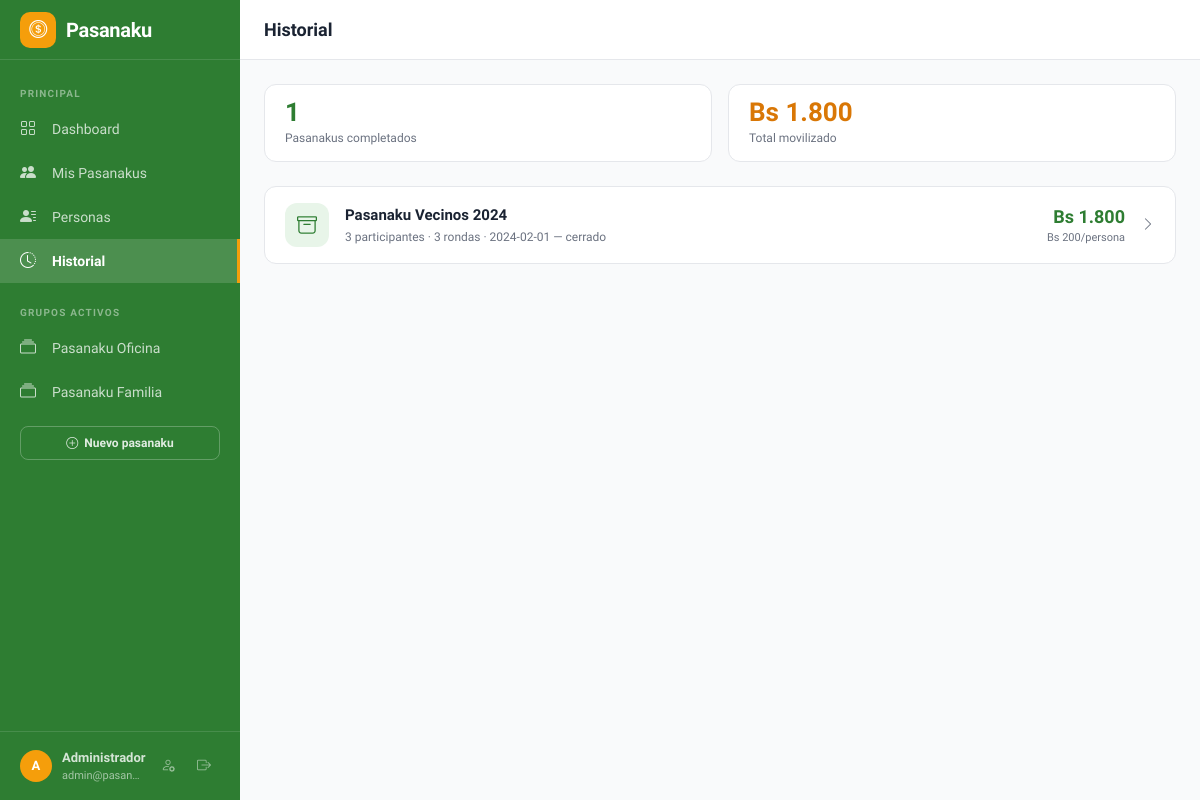
The page /?page=historial (signed in) on the database its author committed.
### tables this page shows
CREATE TABLE IF NOT EXISTS `pasanakus` (
  `id`                  INT PRIMARY KEY AUTO_INCREMENT,
  `nombre`              VARCHAR(255) NOT NULL,
  `monto_contribucion`  DECIMAL(10,2) NOT NULL,
  `periodo`             ENUM('semanal','quincenal','mensual') NOT NULL DEFAULT 'mensual',
  `fecha_inicio`        DATE NOT NULL,
  `estado`              ENUM('activo','finalizado') NOT NULL DEFAULT 'activo',
  `created_at`          TIMESTAMP DEFAULT CURRENT_TIMESTAMP
);

### controllers/AdminController.php (called while the page is built, shortened)
<?php
class AdminController {
    public static function historial(): void {
        require_once __DIR__ . '/../models/Pasanaku.php';
        $pasanakus = Pasanaku::finalizados();
        require __DIR__ . '/../views/historial/index.php';
    }
}

### config/database.php (called while the page is built, shortened)
<?php
function getDB(): PDO {
    static $pdo = null;
    if ($pdo === null) {
        $dsn = 'mysql:host=' . DB_HOST . ';dbname=' . DB_NAME . ';charset=' . DB_CHARSET;
        $pdo = new PDO($dsn, DB_USER, DB_PASS, [
            PDO::ATTR_ERRMODE            => PDO::ERRMODE_EXCEPTION,
            PDO::ATTR_DEFAULT_FETCH_MODE => PDO::FETCH_ASSOC,
            PDO::ATTR_EMULATE_PREPARES   => false,
        ]);
    }
    return $pdo;
}

### models/Pasanaku.php (called while the page is built, shortened)
<?php
require_once __DIR__ . '/../config/database.php';
class Pasanaku {
    public static function activos(): array {
        return getDB()->query('SELECT * FROM pasanakus WHERE estado = "activo" ORDER BY created_at DESC')->fetchAll();
    }
    public static function finalizados(): array {
        return getDB()->query('SELECT * FROM pasanakus WHERE estado = "finalizado" ORDER BY created_at DESC')->fetchAll();
    }
}

### views/historial/index.php (the view)
<?php
$pageTitle = 'Historial';
$totalMov = array_sum(array_column($pasanakus, 'total_recaudado'));
require __DIR__ . '/../layout/header.php';
?>
<div class="stat-row mb-4">
  <div class="stat-pill">
    <div class="stat-pill-val"><?= count($pasanakus) ?></div>
    <div class="stat-pill-label">Pasanakus completados</div>
  </div>
  <div class="stat-pill">
    <div class="stat-pill-val" style="color:var(--pk-amber-dark)"><?= formatBs($totalMov) ?></div>
    <div class="stat-pill-label">Total movilizado</div>
  </div>
</div>
<?php if (empty($pasanakus)): ?>
<div class="empty-state">
  <i class="bi bi-archive"></i>
  <p>No hay pasanakus finalizados aún.</p>
</div>
<?php else: ?>
<?php foreach ($pasanakus as $pk): ?>
<a href="?page=historial&action=detail&id=<?= $pk['id'] ?>" class="historial-item historial-item-link">
  <div class="h-icon"><i class="bi bi-archive"></i></div>
  <div style="flex:1">
    <div class="h-name"><?= htmlspecialchars($pk['nombre']) ?></div>
    <div class="h-meta">
      <?= $pk['num_participantes'] ?> participantes ·
      <?= $pk['num_rondas'] ?> rondas ·
      <?= $pk['fecha_inicio'] ?> — cerrado
    </div>
  </div>
  <div style="text-align:right">
    <div class="h-amount"><?= formatBs($pk['total_recaudado']) ?></div>
    <div class="h-rounds"><?= formatBs($pk['monto_contribucion']) ?>/persona</div>
  </div>
  <i class="bi bi-chevron-right" style="color:var(--pk-muted);font-size:14px;flex-shrink:0"></i>
</a>
<?php endforeach; ?>
<?php endif; ?>
<?php require __DIR__ . '/../layout/footer.php'; ?>

### views/layout/header.php (shortened to what this page needs)
<!DOCTYPE html>
<html lang="es">
<head>
  <link href="https://cdn.jsdelivr.net/npm/bootstrap@5.3.3/dist/css/bootstrap.min.css" rel="stylesheet">
  <link href="https://cdn.jsdelivr.net/npm/bootstrap-icons@1.11.3/font/bootstrap-icons.min.css" rel="stylesheet">
  <link href="<?= BASE_URL ?>assets/css/app.css?v=<?= @filemtime(__DIR__ . '/../../assets/css/app.css') ?>" rel="stylesheet">
</head>
<body>
<?php
$currentPage   = $_GET['page']   ?? 'dashboard';
$currentAction = $_GET['action'] ?? 'index';
$currentPkId   = $_GET['id']     ?? null;
$adminNombre   = $_SESSION['admin_nombre'] ?? 'Admin';
$adminEmail    = $_SESSION['admin_email']  ?? '';
function initials(string $name): string {
  $parts = explode(' ', trim($name));
  $ini = '';
  foreach (array_slice($parts, 0, 2) as $p) { $ini .= mb_strtoupper(mb_substr($p, 0, 1)); }
  return $ini ?: '?';
}
function formatBs(float $n): string { return 'Bs ' . number_format($n, 0, ',', '.'); }
?>
<div class="app-shell">
  <nav class="sidebar">
    <div class="sidebar-brand">
      <div class="brand-name">
        <div class="brand-icon"><i class="bi bi-coin"></i></div>
        Pasanaku
      </div>
    </div>
    <div class="sidebar-nav">
      <div class="nav-section-label">Principal</div>
      <a href="?page=dashboard" class="nav-item-btn <?= $currentPage === 'dashboard' ? 'active' : '' ?>">
        <i class="bi bi-grid"></i> Dashboard
      </a>
      <a href="?page=pasanaku" class="nav-item-btn <?= ($currentPage === 'pasanaku' && $currentAction !== 'detail') ? 'active' : '' ?>">
        <i class="bi bi-people-fill"></i> Mis Pasanakus
      </a>
      <a href="?page=personas" class="nav-item-btn <?= $currentPage === 'personas' ? 'active' : '' ?>">
        <i class="bi bi-person-lines-fill"></i> Personas
      </a>
      <a href="?page=historial" class="nav-item-btn <?= $currentPage === 'historial' ? 'active' : '' ?>">
        <i class="bi bi-clock-history"></i> Historial
      </a>
      <?php
      require_once __DIR__ . '/../../models/Pasanaku.php';
      $navPasanakus = Pasanaku::activos();
      if ($navPasanakus):
      ?>
      <div class="nav-section-label" style="margin-top:8px">Grupos activos</div>
      <?php foreach ($navPasanakus as $navPk): ?>
      <a href="?page=pasanaku&action=detail&id=<?= $navPk['id'] ?>"
        class="nav-item-btn <?= ($currentPage === 'pasanaku' && $currentAction === 'detail' && (int)$currentPkId === $navPk['id']) ? 'active' : '' ?>">
        <i class="bi bi-collection"></i>
        <span style="overflow:hidden;text-overflow:ellipsis;white-space:nowrap"><?= htmlspecialchars($navPk['nombre']) ?></span>
      </a>
      <?php endforeach; ?>
      <?php endif; ?>
      <div style="padding:12px 20px 0">
        <a href="?page=pasanaku&action=create" class="btn-pk-outline btn-pk-outline-sidebar w-100 justify-content-center" style="font-size:12px">
          <i class="bi bi-plus-circle"></i> Nuevo pasanaku
        </a>
      </div>
    </div>
    <div class="sidebar-footer">
      <div class="user-chip">
        <div class="user-avatar"><?= initials($adminNombre) ?></div>
        <div style="min-width:0">
          <div style="font-weight:600;font-size:13px"><?= htmlspecialchars($adminNombre) ?></div>
          <div style="font-size:11px;opacity:0.7;overflow:hidden;text-overflow:ellipsis;white-space:nowrap"><?= htmlspecialchars($adminEmail) ?></div>
        </div>
        <div class="d-flex gap-1 ms-auto">
          <a href="?page=perfil" class="btn-icon" style="background:transparent;border:none;color:rgba(255,255,255,0.5)" title="Perfil">
            <i class="bi bi-person-gear"></i>
          </a>
          <a href="?page=logout" class="btn-icon" style="background:transparent;border:none;color:rgba(255,255,255,0.5)" title="Cerrar sesión">
            <i class="bi bi-box-arrow-right"></i>
          </a>
        </div>
      </div>
    </div>
  </nav>
  <div class="main-content">
    <div class="topbar">
      <div class="topbar-title">
        <?= htmlspecialchars($pageTitle ?? 'Dashboard') ?>
      </div>
    </div>
    <div class="page-body screen-enter">

### rows shown on the page
pasanakus: nombre "Pasanaku Oficina"
pasanakus: nombre "Pasanaku Familia"
pasanakus: nombre "Pasanaku Vecinos 2024", id "3", fecha_inicio "2024-02-01", total_recaudado "Bs 1.800", monto_contribucion "Bs 200"

### other values the page prints
initials($adminNombre) "A"
$adminNombre "Administrador"
$adminEmail "admin@pasan…"
$pageTitle "Historial"
count($pasanakus) "1"
formatBs($totalMov) "Bs 1.800"
